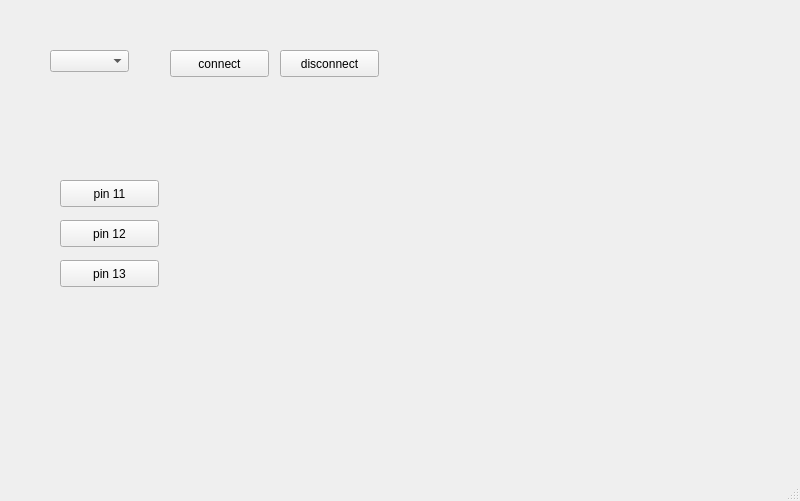
<?xml version="1.0" encoding="UTF-8"?>
<ui version="4.0">
 <class>MainWindow</class>
 <widget class="QMainWindow" name="MainWindow">
  <property name="geometry">
   <rect>
    <x>0</x>
    <y>0</y>
    <width>800</width>
    <height>501</height>
   </rect>
  </property>
  <property name="windowTitle">
   <string>Firmata DO</string>
  </property>
  <widget class="QWidget" name="centralwidget">
   <widget class="QPushButton" name="connectButton">
    <property name="geometry">
     <rect>
      <x>170</x>
      <y>50</y>
      <width>99</width>
      <height>27</height>
     </rect>
    </property>
    <property name="text">
     <string>connect</string>
    </property>
   </widget>
   <widget class="QPushButton" name="discButton">
    <property name="geometry">
     <rect>
      <x>280</x>
      <y>50</y>
      <width>99</width>
      <height>27</height>
     </rect>
    </property>
    <property name="text">
     <string>disconnect</string>
    </property>
   </widget>
   <widget class="QPushButton" name="connectButton_2">
    <property name="geometry">
     <rect>
      <x>60</x>
      <y>180</y>
      <width>99</width>
      <height>27</height>
     </rect>
    </property>
    <property name="text">
     <string>pin 11</string>
    </property>
   </widget>
   <widget class="QPushButton" name="connectButton_3">
    <property name="geometry">
     <rect>
      <x>60</x>
      <y>220</y>
      <width>99</width>
      <height>27</height>
     </rect>
    </property>
    <property name="text">
     <string>pin 12</string>
    </property>
   </widget>
   <widget class="QPushButton" name="connectButton_4">
    <property name="geometry">
     <rect>
      <x>60</x>
      <y>260</y>
      <width>99</width>
      <height>27</height>
     </rect>
    </property>
    <property name="text">
     <string>pin 13</string>
    </property>
   </widget>
   <widget class="QComboBox" name="comboBox">
    <property name="geometry">
     <rect>
      <x>50</x>
      <y>50</y>
      <width>79</width>
      <height>22</height>
     </rect>
    </property>
   </widget>
  </widget>
  <widget class="QMenuBar" name="menubar">
   <property name="geometry">
    <rect>
     <x>0</x>
     <y>0</y>
     <width>800</width>
     <height>22</height>
    </rect>
   </property>
  </widget>
  <widget class="QStatusBar" name="statusbar"/>
 </widget>
 <resources/>
 <connections/>
</ui>
